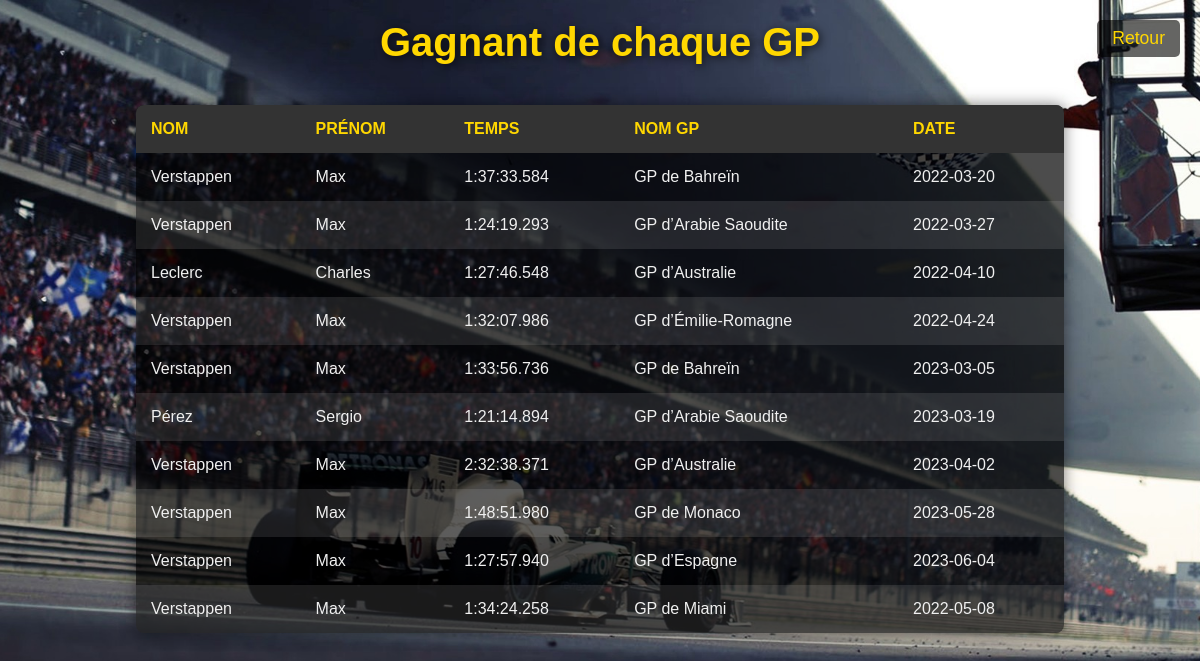
The page /gagnant on the database its author committed.
### tables this page shows
CREATE TABLE participe 
(id INTEGER PRIMARY KEY AUTOINCREMENT, id_pilote INTEGER, id_gp INTEGER, position INT, temps TEXT);

CREATE TABLE pilote 
(id_pilote INTEGER PRIMARY KEY AUTOINCREMENT, nom TEXT, prénom TEXT, nationalité TEXT, date_naissance DATE);

CREATE TABLE gp 
(id_gp INTEGER PRIMARY KEY AUTOINCREMENT, nom TEXT, date DATE, id_circuit INTEGER);

### app.py (the view)
@app.route('/gagnant')
def resultats():
    requete_sql = """
        SELECT pilote.nom, pilote.prénom, participe.temps, gp.nom, gp.date
        FROM pilote
        JOIN participe ON pilote.id_pilote = participe.id_pilote
        JOIN gp ON participe.id_gp = gp.id_gp
        WHERE participe.position = 1;
    """
    resultats = envoie_requete(requete_sql)
    return render_template('gagnant.html', data=resultats)

### app.py (called while the page is built)
def envoie_requete(req):
    conn = sqlite3.connect(r"C:\Users\mbowm\OneDrive\Dokumente\projet\NSI\Projet\ProjetNSI/SF.db")
    cur = conn.cursor()
    cur.execute(req)
    result = cur.fetchall()
    conn.commit()
    cur.close()
    conn.close()
    return result

### templates/gagnant.html (shortened to what this page needs)
<!DOCTYPE html>
<html lang="fr">
<head>
</head>
<body>
    <h1>Gagnant de chaque GP</h1>
    <table>
        <thead>
            <tr>
                <th>Nom</th>
                <th>Prénom</th>
                <th>Temps</th>
                <th>Nom GP</th>
                <th>Date</th>
            </tr>
        </thead>
        <tbody>
            {% for item in data %}
            <tr>
                <td>{{ item[0] }}</td>
                <td>{{ item[1] }}</td>
                <td>{{ item[2] }}</td>
                <td>{{ item[3] }}</td>
                <td>{{ item[4] }}</td>
            </tr>
            {% endfor %}
        </tbody>
    </table>
    <a href="/">Retour</a>
</body>
</html>

### templates/gagnant.html (style rules this page uses)
* { margin: 0; padding: 0; box-sizing: border-box; font-family: Arial, sans-serif; }
body { background-image: url("static/Background2.jpg"); background-size: cover; background-attachment: fixed; background-position: center; display: flex; flex-direction: column; align-items: center; padding: 20px; color: #f0f0f0; }
h1 { font-size: 2.5em; color: #FFD700; text-shadow: 2px 2px 10px rgba(0, 0, 0, 0.7); margin-bottom: 20px; }
a[href="/"] { position: absolute; top: 20px; right: 20px; color: #FFD700; font-size: 1.1em; text-decoration: none; background-color: rgba(0, 0, 0, 0.6); padding: 8px 15px; border-radius: 5px; transition: background-color 0.3s ease; }
table { width: 80%; border-collapse: collapse; background-color: rgba(0, 0, 0, 0.7); margin-top: 20px; border-radius: 8px; overflow: hidden; box-shadow: 0px 0px 15px rgba(0, 0, 0, 0.5); }
th, td { padding: 15px; text-align: left; color: #f0f0f0; }
th { background-color: #333; color: #FFD700; font-weight: bold; text-transform: uppercase; }
tr:nth-child(even) { background-color: rgba(255, 255, 255, 0.1); }

### rows shown on the page
participe: nom "Verstappen", prénom "Max", temps "1:37:33.584", nom "GP de Bahreïn", date "2022-03-20"
participe: nom "Verstappen", prénom "Max", temps "1:24:19.293", nom "GP d’Arabie Saoudite", date "2022-03-27"
participe: nom "Leclerc", prénom "Charles", temps "1:27:46.548", nom "GP d’Australie", date "2022-04-10"
participe: nom "Verstappen", prénom "Max", temps "1:32:07.986", nom "GP d’Émilie-Romagne", date "2022-04-24"
participe: nom "Verstappen", prénom "Max", temps "1:33:56.736", nom "GP de Bahreïn", date "2023-03-05"
participe: nom "Pérez", prénom "Sergio", temps "1:21:14.894", nom "GP d’Arabie Saoudite", date "2023-03-19"
participe: nom "Verstappen", prénom "Max", temps "2:32:38.371", nom "GP d’Australie", date "2023-04-02"
participe: nom "Verstappen", prénom "Max", temps "1:48:51.980", nom "GP de Monaco", date "2023-05-28"
participe: nom "Verstappen", prénom "Max", temps "1:27:57.940", nom "GP d’Espagne", date "2023-06-04"
participe: nom "Verstappen", prénom "Max", temps "1:34:24.258", nom "GP de Miami", date "2022-05-08"
